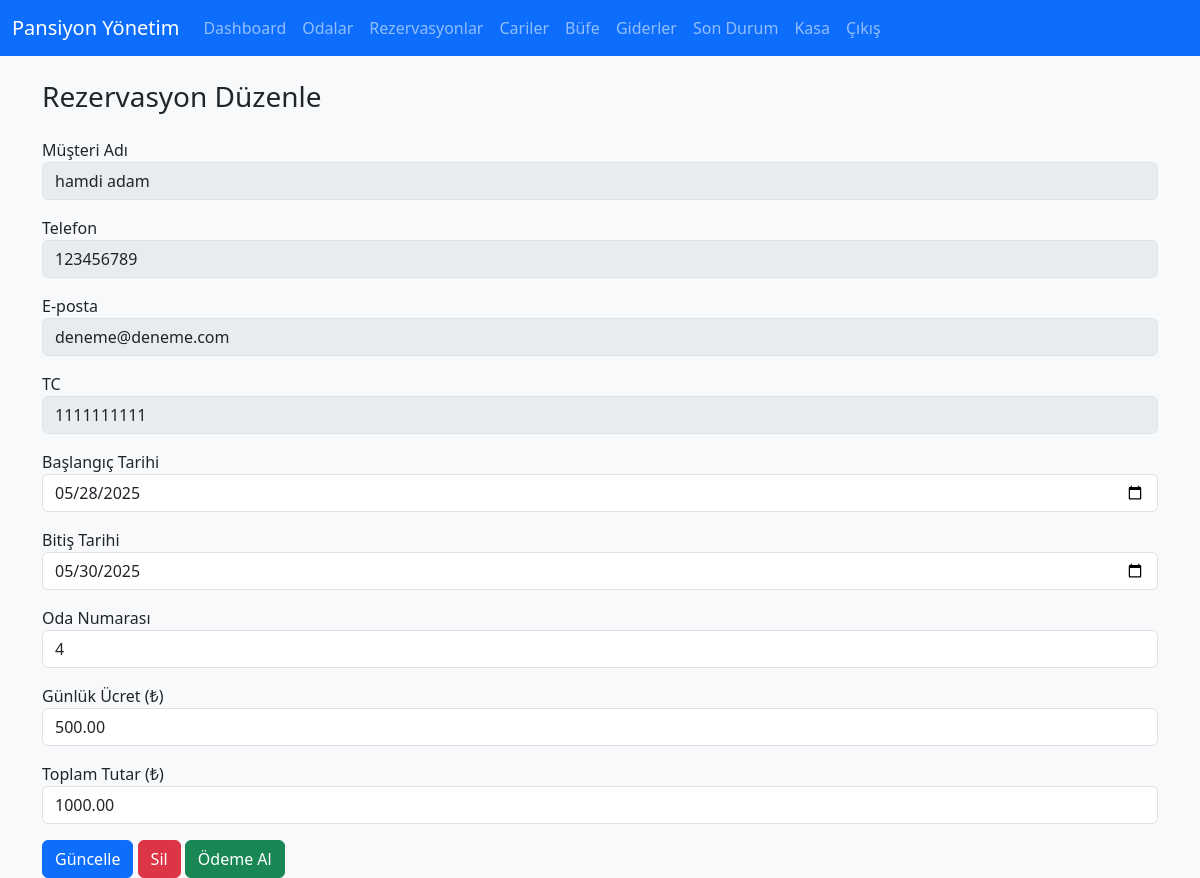
The page /edit_reservation.php?reservation_id=57 (signed in) on the database its author committed.
### tables this page shows
CREATE TABLE `reservations` (
  `id` int(11) NOT NULL,
  `room_id` int(11) DEFAULT NULL,
  `start_date` date DEFAULT NULL,
  `end_date` date DEFAULT NULL,
  `status` enum('rezerve','dolu','iptal') DEFAULT 'rezerve',
  `phone` varchar(20) DEFAULT NULL,
  `email` varchar(100) DEFAULT NULL,
  `tc` varchar(11) DEFAULT NULL,
  `note` text DEFAULT NULL,
  `created_at` timestamp NOT NULL DEFAULT current_timestamp(),
  `price` int(11) DEFAULT NULL,
  `customer_name` text DEFAULT NULL,
  `days` int(11) NOT NULL DEFAULT 1,
  `payment_status` enum('ödenmedi','kısmen','tamamlandı') NOT NULL DEFAULT 'ödenmedi',
  `payment_amount` decimal(10,2) NOT NULL DEFAULT 0.00,
  `payment_method` varchar(50) DEFAULT NULL,
  `paid_days` int(11) DEFAULT NULL,
  `customer_id` int(11) DEFAULT NULL
);

CREATE TABLE `customers` (
  `id` int(11) NOT NULL,
  `full_name` varchar(100) NOT NULL,
  `phone` varchar(20) DEFAULT NULL,
  `email` varchar(100) DEFAULT NULL,
  `tc` varchar(11) DEFAULT NULL,
  `balance` decimal(10,2) DEFAULT 0.00,
  `created_at` timestamp NOT NULL DEFAULT current_timestamp()
);

CREATE TABLE `rooms` (
  `id` int(11) NOT NULL,
  `room_number` varchar(10) NOT NULL,
  `type` varchar(50) DEFAULT NULL,
  `price` decimal(10,2) DEFAULT NULL,
  `status` enum('boş','dolu') DEFAULT 'boş',
  `capacity` int(11) NOT NULL DEFAULT 1
);

### edit_reservation.php (the view, shortened to what this page needs)
<?php
require 'config/db.php';
$reservationId = $_GET['reservation_id'] ?? null;
$stmt = $pdo->prepare("
  SELECT r.*, c.full_name, c.phone, c.email, c.tc
  FROM reservations r
  JOIN customers c ON r.customer_id = c.id
  WHERE r.id = ?
");
$stmt->execute([$reservationId]);
$res = $stmt->fetch(PDO::FETCH_ASSOC);
$rooms = $pdo->query("SELECT id, room_number, price FROM rooms ORDER BY room_number")->fetchAll(PDO::FETCH_ASSOC);
$days = (strtotime($res['end_date']) - strtotime($res['start_date'])) / (60 * 60 * 24);
?>
<?php include 'header.php'; ?>
<div class="container">
  <h3 class="mb-4">Rezervasyon Düzenle</h3>
  <form action="update_reservation.php" method="POST">
    <div class="mb-3"><label>Müşteri Adı</label>
      <input type="text" class="form-control" value="<?= htmlspecialchars($res['full_name']) ?>" disabled>
    </div>
    <div class="mb-3"><label>Telefon</label>
      <input type="text" class="form-control" value="<?= htmlspecialchars($res['phone']) ?>" disabled>
    </div>
    <div class="mb-3"><label>E-posta</label>
      <input type="text" class="form-control" value="<?= htmlspecialchars($res['email']) ?>" disabled>
    </div>
    <div class="mb-3"><label>TC</label>
      <input type="text" class="form-control" value="<?= htmlspecialchars($res['tc']) ?>" disabled>
    </div>
    <div class="mb-3"><label>Başlangıç Tarihi</label>
      <input type="date" name="start_date" class="form-control" value="<?= $res['start_date'] ?>" required>
    </div>
    <div class="mb-3"><label>Bitiş Tarihi</label>
      <input type="date" name="end_date" class="form-control" value="<?= $res['end_date'] ?>" required>
    </div>
    <div class="mb-3"><label>Oda Numarası</label>
      <select class="form-control" name="room_id" required>
        <?php foreach ($rooms as $room): ?>
          <option value="<?= $room['id'] ?>" <?= $room['id'] == $res['room_id'] ? 'selected' : '' ?>>
            <?= $room['room_number'] ?>
          </option>
        <?php endforeach; ?>
      </select>
    </div>
    <div class="mb-3"><label>Günlük Ücret (₺)</label>
      <input type="number" step="0.01" name="daily_price" class="form-control" value="<?= round($res['price'] / max(1, $days), 2) ?>" required>
    </div>
    <div class="mb-3"><label>Toplam Tutar (₺)</label>
      <input type="number" step="0.01" name="price" class="form-control" value="<?= $res['price'] ?>" required>
    </div>
    <button type="submit" class="btn btn-primary">Güncelle</button>
    <a href="delete_reservation.php?id=<?= $res['id'] ?>" class="btn btn-danger" onclick="return confirm('Silmek istediğinize emin misiniz?')">Sil</a>
    <a href="payment.php?reservation_id=<?= $res['id'] ?>" class="btn btn-success">
  Ödeme Al
</a>
  </form>
</div>

### header.php (style rules this page uses)
body { background-color: #f8f9fa; }

### rows shown on the page
reservations: customer.full_name "hamdi adam", customer.phone "123456789", customer.email "deneme@deneme.com", customer.tc "1111111111", start_date "05/28/2025", end_date "05/30/2025", room_id "4", daily_price "500.00", price "1000.00"
